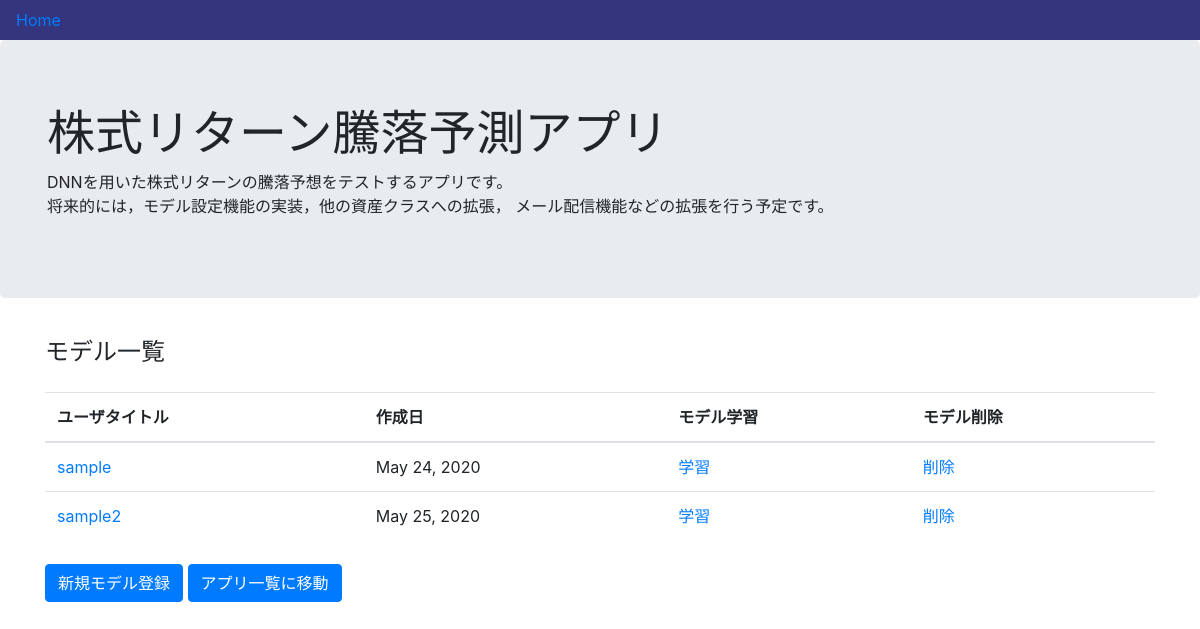
Page /dnn_estimate_app/dnn_est_main/ on the earlier database version.
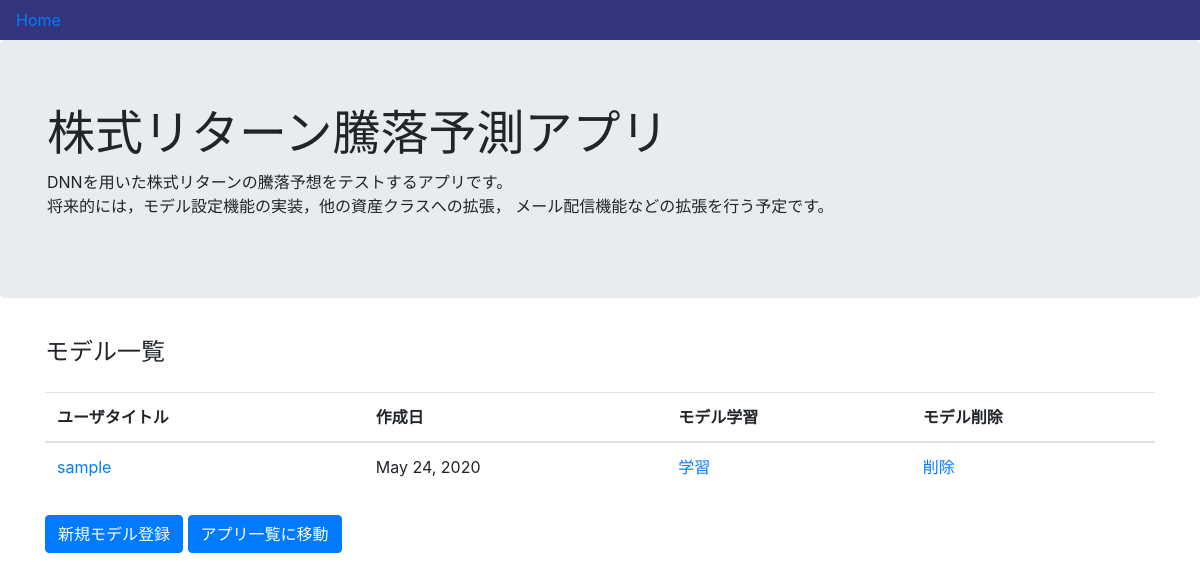
Same page on the later database version.
### dnn_estimate_app/models.py (models this page shows, shortened)
class LearningModel(models.Model):
    title = models.CharField('モデル名', max_length=100)
    model_dev_date = models.DateField(default=timezone.now)
    train_start = models.DateField('訓練データ開始日')
    train_end = models.DateField('訓練データ終了日')
    test_start = models.DateField('テストデータ開始日')
    test_end = models.DateField('テストデータ終了日')
    epoch = models.IntegerField('エポック数')
    batch_size = models.IntegerField('バッチサイズ')
    train_acc = models.FloatField('訓練データ正答率', default=0.0)
    test_acc = models.FloatField('テストデータ正答率', default=0.0)
    images = models.ImageField('学習過程', upload_to='', default='null.jpg')

### dnn_estimate_app/views.py (the view)
# urls.py: path('dnn_est_main/', MainForm.as_view(), name='dnn_est_main'),
class MainForm(ListView):
    template_name = 'dnn_est_main.html'
    model = LearningModel

### templates/dnn_est_main.html (shortened to what this page needs)
{% extends 'base.html' %}
{% block header %}
<nav class="navbar navbar-dark" style="background-color:#35357d;">
    <a href="{% url 'index' %}">Home</a>
</nav>
<div class="jumbotron">
    <div class="container">
        <h1><font size="7">株式リターン騰落予測アプリ</font></h1>
        <p>
            DNNを用いた株式リターンの騰落予想をテストするアプリです。<br/>
            将来的には，モデル設定機能の実装，他の資産クラスへの拡張，
            メール配信機能などの拡張を行う予定です。
        </p>
    </div>
</div>
{% endblock header %}
{% block content %}
<div class='container'>
    <h2><font size="5">モデル一覧</font></h2>
    <table class="table">
        <thead>
            <tr>
                <th>ユーザタイトル</th>
                <th>作成日</th>
                <th>モデル学習</th>
                <th>モデル削除</th>
            </tr>
        </thead>
        <tbody>
            {% for item in object_list %}
                <tr>
                    <td><a href="{% url 'dnn_estimate_app:dnn_est_detail' item.pk %}">{{ item.title }}</a></td>
                    <td>{{ item.model_dev_date }}</td>
                    <td><a href="{% url 'dnn_estimate_app:dnn_est_learn' item.pk %}">学習</a></td>
                    <td><a href="{% url 'dnn_estimate_app:dnn_est_delete' item.pk %}">削除</a></td>
                </tr>
            {% endfor %}
        </tbody>
    </table>
    <a href="{% url 'dnn_estimate_app:dnn_est_set' %}" class="btn btn-primary" tabindex="-1" role="button" aria-disabled="true">新規モデル登録</a>
    <a href="{% url 'index' %}" class="btn btn-primary" tabindex="-1" role="button" aria-disabled="true">アプリ一覧に移動</a>
</div>
{% endblock content %}

### templates/base.html (shortened to what this page needs)
<!doctype html>
{% load static %}
<html lang="en">
  <head>
    <link rel="stylesheet" href="https://stackpath.bootstrapcdn.com/bootstrap/4.4.1/css/bootstrap.min.css">
    <link rel="stylesheet" href="{% static 'css/style.css' %}">
  </head>
  <body>
    {% block header %}
    {% endblock header %}
    {% block content %}
    {% endblock content %}
  </body>
</html>

Differences in the rows shown:
removed LearningModel: title "sample2", model_dev_date "May 25, 2020"
